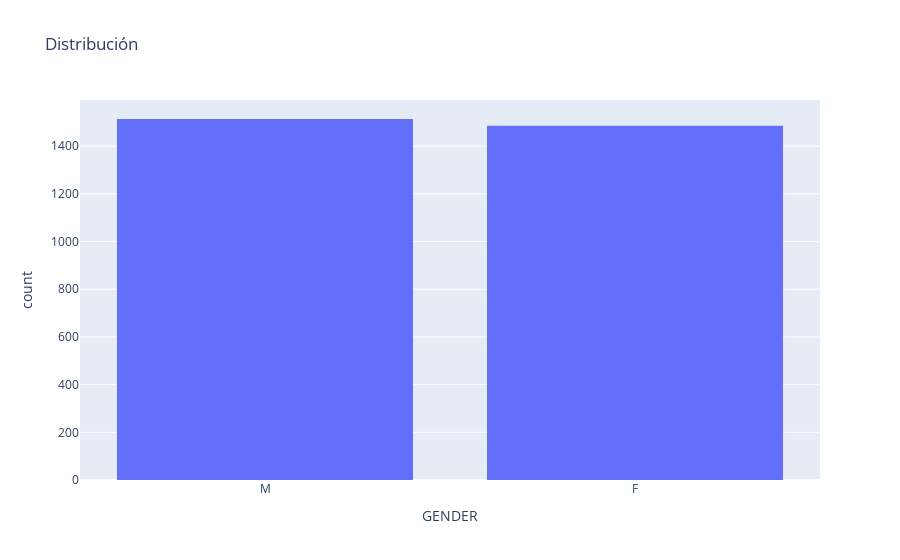

Source (notebook cell):
### Markdown cell above
Nuestro conjunto de datos esta compuesto a grandes rasgos por un 50% de Hombres (1514) y un 50% de Mujeres (1486).

### Code cell
# Graficamos la distribución de la variable de entrada "Gender".
px.histogram(dataset, x='GENDER', title = 'Distribución')

### Figure 1 — Plotly figure (JSON) as saved in the notebook; plotly's stock layout.template omitted (floating-point values rounded to 4 significant figures; data arrays with more than 128 entries replaced by an {"elided": "..."} marker saying what was removed)
{"data": [{"alignmentgroup": "True", "bingroup": "x", "hovertemplate": "GENDER=%{x}<br>count=%{y}<extra></extra>", "legendgroup": "", "marker": {"color": "#636efa", "pattern": {"shape": ""}}, "name": "", "offsetgroup": "", "orientation": "v", "showlegend": false, "type": "histogram", "x": {"elided": "3000 str values"}, "xaxis": "x", "yaxis": "y"}], "layout": {"barmode": "relative", "legend": {"tracegroupgap": 0}, "title": {"text": "Distribución"}, "xaxis": {"anchor": "y", "domain": [0, 1], "title": {"text": "GENDER"}}, "yaxis": {"anchor": "x", "domain": [0, 1], "title": {"text": "count"}}}}
